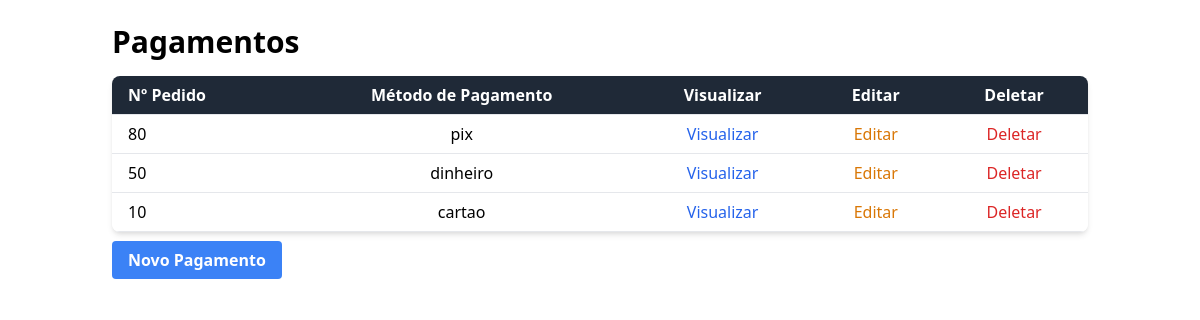
The app's page /pagamentos/ with its own data.
### pagamentos/models.py (models this page shows, shortened)
class Pagamento(models.Model):
    numeropedido = models.IntegerField(default=0)
    metodo = models.CharField(max_length=30, default=" ")

### pagamentos/views.py (the view)
# urls.py: path('', views.pagamento_list, name='pagamento_list'),
def pagamento_list(request, template_name='pagamentos/pagamento_list.html'):
    pagamento = Pagamento.objects.all()
    data = {}
    data['object_list'] = pagamento
    return render(request, template_name, data)

### pagamentos/templates/pagamentos/pagamento_list.html (shortened to what this page needs)
<link href="https://cdn.jsdelivr.net/npm/tailwindcss@2.2.19/dist/tailwind.min.css" rel="stylesheet">
<div class="container mx-auto p-6">
    <h1 class="text-3xl font-bold mb-4">Pagamentos</h1>
    <div class="overflow-x-auto bg-white shadow-md rounded-lg">
        <table class="min-w-full bg-white">
            <thead class="bg-gray-800 text-white">
                <tr>
                    <th class="py-2 px-4 border-b text-left">Nº Pedido</th>
                    <th class="py-2 px-4 border-b text-center">Método de Pagamento</th>
                    <th class="py-2 px-4 border-b text-center">Visualizar</th>
                    <th class="py-2 px-4 border-b text-center">Editar</th>
                    <th class="py-2 px-4 border-b text-center">Deletar</th>
                </tr>
            </thead>
            <tbody>
                {% for pagamento in object_list %}
                <tr class="hover:bg-gray-100">
                    <td class="py-2 px-4 border-b text-left">{{ pagamento.numeropedido }}</td>
                    <td class="py-2 px-4 border-b text-center">{{ pagamento.metodo }}</td>
                    <td class="py-2 px-4 border-b text-center">
                        <a href="{% url 'pagamento_view' pagamento.id %}" class="text-blue-600 hover:underline">Visualizar</a>
                    </td>
                    <td class="py-2 px-4 border-b text-center">
                        <a href="{% url 'pagamento_edit' pagamento.id %}" class="text-yellow-600 hover:underline">Editar</a>
                    </td>
                    <td class="py-2 px-4 border-b text-center">
                        <a href="{% url 'pagamento_delete' pagamento.id %}" class="text-red-600 hover:underline">Deletar</a>
                    </td>
                </tr>
                {% endfor %}
            </tbody>
        </table>
    </div>
    <div class="mt-4">
        <a href="{% url 'pagamento_new' %}" class="bg-blue-500 text-white font-bold py-2 px-4 rounded hover:bg-blue-600">Novo Pagamento</a>
    </div>
</div>

### records on screen
Pagamento: numeropedido "80", metodo "pix"
Pagamento: numeropedido "50", metodo "dinheiro"
Pagamento: numeropedido "10", metodo "cartao"
